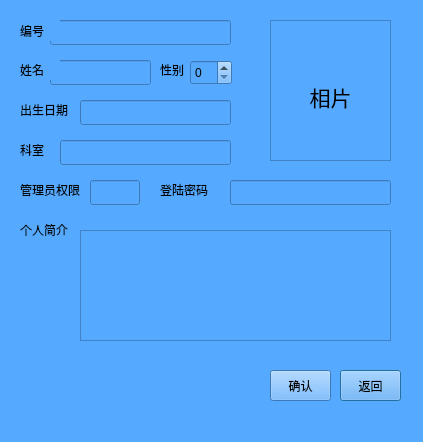
<?xml version="1.0" encoding="UTF-8"?>
<ui version="4.0">
 <class>ziliao</class>
 <widget class="QDialog" name="ziliao">
  <property name="geometry">
   <rect>
    <x>0</x>
    <y>0</y>
    <width>423</width>
    <height>442</height>
   </rect>
  </property>
  <property name="windowTitle">
   <string>Dialog</string>
  </property>
  <property name="styleSheet">
   <string notr="true">background-color: rgb(85, 170, 255);</string>
  </property>
  <widget class="QLineEdit" name="lineEdit_2">
   <property name="geometry">
    <rect>
     <x>50</x>
     <y>60</y>
     <width>101</width>
     <height>25</height>
    </rect>
   </property>
  </widget>
  <widget class="QLabel" name="label_7">
   <property name="geometry">
    <rect>
     <x>160</x>
     <y>180</y>
     <width>54</width>
     <height>20</height>
    </rect>
   </property>
   <property name="text">
    <string>登陆密码</string>
   </property>
  </widget>
  <widget class="QLineEdit" name="lineEdit">
   <property name="geometry">
    <rect>
     <x>50</x>
     <y>20</y>
     <width>181</width>
     <height>25</height>
    </rect>
   </property>
  </widget>
  <widget class="QTextEdit" name="textEdit_2">
   <property name="geometry">
    <rect>
     <x>80</x>
     <y>230</y>
     <width>311</width>
     <height>111</height>
    </rect>
   </property>
  </widget>
  <widget class="QLineEdit" name="lineEdit_6">
   <property name="geometry">
    <rect>
     <x>90</x>
     <y>180</y>
     <width>50</width>
     <height>25</height>
    </rect>
   </property>
  </widget>
  <widget class="QLabel" name="label_5">
   <property name="geometry">
    <rect>
     <x>20</x>
     <y>140</y>
     <width>40</width>
     <height>20</height>
    </rect>
   </property>
   <property name="text">
    <string>科室</string>
   </property>
  </widget>
  <widget class="QTextEdit" name="textEdit">
   <property name="geometry">
    <rect>
     <x>270</x>
     <y>20</y>
     <width>121</width>
     <height>141</height>
    </rect>
   </property>
   <property name="html">
    <string>&lt;!DOCTYPE HTML PUBLIC &quot;-//W3C//DTD HTML 4.0//EN&quot; &quot;http://www.w3.org/TR/REC-html40/strict.dtd&quot;&gt;
&lt;html&gt;&lt;head&gt;&lt;meta name=&quot;qrichtext&quot; content=&quot;1&quot; /&gt;&lt;style type=&quot;text/css&quot;&gt;
p, li { white-space: pre-wrap; }
&lt;/style&gt;&lt;/head&gt;&lt;body style=&quot; font-family:'SimSun'; font-size:9pt; font-weight:400; font-style:normal;&quot;&gt;
&lt;p align=&quot;center&quot; style=&quot;-qt-paragraph-type:empty; margin-top:0px; margin-bottom:0px; margin-left:0px; margin-right:0px; -qt-block-indent:0; text-indent:0px;&quot;&gt;&lt;br /&gt;&lt;/p&gt;
&lt;p align=&quot;center&quot; style=&quot;-qt-paragraph-type:empty; margin-top:0px; margin-bottom:0px; margin-left:0px; margin-right:0px; -qt-block-indent:0; text-indent:0px;&quot;&gt;&lt;br /&gt;&lt;/p&gt;
&lt;p align=&quot;center&quot; style=&quot;-qt-paragraph-type:empty; margin-top:0px; margin-bottom:0px; margin-left:0px; margin-right:0px; -qt-block-indent:0; text-indent:0px;&quot;&gt;&lt;br /&gt;&lt;/p&gt;
&lt;p align=&quot;center&quot; style=&quot;-qt-paragraph-type:empty; margin-top:0px; margin-bottom:0px; margin-left:0px; margin-right:0px; -qt-block-indent:0; text-indent:0px;&quot;&gt;&lt;br /&gt;&lt;/p&gt;
&lt;p align=&quot;center&quot; style=&quot; margin-top:0px; margin-bottom:0px; margin-left:0px; margin-right:0px; -qt-block-indent:0; text-indent:0px;&quot;&gt;&lt;span style=&quot; font-size:16pt;&quot;&gt;相片&lt;/span&gt;&lt;/p&gt;
&lt;p align=&quot;center&quot; style=&quot;-qt-paragraph-type:empty; margin-top:0px; margin-bottom:0px; margin-left:0px; margin-right:0px; -qt-block-indent:0; text-indent:0px;&quot;&gt;&lt;br /&gt;&lt;/p&gt;&lt;/body&gt;&lt;/html&gt;</string>
   </property>
  </widget>
  <widget class="QLineEdit" name="lineEdit_4">
   <property name="geometry">
    <rect>
     <x>80</x>
     <y>100</y>
     <width>151</width>
     <height>25</height>
    </rect>
   </property>
  </widget>
  <widget class="QLabel" name="label">
   <property name="geometry">
    <rect>
     <x>20</x>
     <y>20</y>
     <width>40</width>
     <height>21</height>
    </rect>
   </property>
   <property name="text">
    <string>编号</string>
   </property>
  </widget>
  <widget class="QLabel" name="label_8">
   <property name="geometry">
    <rect>
     <x>20</x>
     <y>220</y>
     <width>54</width>
     <height>20</height>
    </rect>
   </property>
   <property name="text">
    <string>个人简介</string>
   </property>
  </widget>
  <widget class="QLabel" name="label_2">
   <property name="geometry">
    <rect>
     <x>20</x>
     <y>60</y>
     <width>40</width>
     <height>20</height>
    </rect>
   </property>
   <property name="text">
    <string>姓名</string>
   </property>
  </widget>
  <widget class="QSpinBox" name="spinBox">
   <property name="geometry">
    <rect>
     <x>190</x>
     <y>60</y>
     <width>42</width>
     <height>25</height>
    </rect>
   </property>
  </widget>
  <widget class="QLineEdit" name="lineEdit_5">
   <property name="geometry">
    <rect>
     <x>60</x>
     <y>140</y>
     <width>171</width>
     <height>25</height>
    </rect>
   </property>
  </widget>
  <widget class="QLabel" name="label_6">
   <property name="geometry">
    <rect>
     <x>20</x>
     <y>180</y>
     <width>65</width>
     <height>20</height>
    </rect>
   </property>
   <property name="text">
    <string>管理员权限</string>
   </property>
  </widget>
  <widget class="QLineEdit" name="lineEdit_7">
   <property name="geometry">
    <rect>
     <x>230</x>
     <y>180</y>
     <width>161</width>
     <height>25</height>
    </rect>
   </property>
  </widget>
  <widget class="QLabel" name="label_3">
   <property name="geometry">
    <rect>
     <x>160</x>
     <y>60</y>
     <width>30</width>
     <height>20</height>
    </rect>
   </property>
   <property name="text">
    <string>性别</string>
   </property>
  </widget>
  <widget class="QLabel" name="label_4">
   <property name="geometry">
    <rect>
     <x>20</x>
     <y>100</y>
     <width>50</width>
     <height>20</height>
    </rect>
   </property>
   <property name="text">
    <string>出生日期</string>
   </property>
  </widget>
  <widget class="QPushButton" name="zl_fanhui">
   <property name="geometry">
    <rect>
     <x>340</x>
     <y>370</y>
     <width>61</width>
     <height>31</height>
    </rect>
   </property>
   <property name="text">
    <string>返回</string>
   </property>
  </widget>
  <widget class="QPushButton" name="zl_queren">
   <property name="geometry">
    <rect>
     <x>270</x>
     <y>370</y>
     <width>61</width>
     <height>31</height>
    </rect>
   </property>
   <property name="text">
    <string>确认</string>
   </property>
  </widget>
 </widget>
 <resources/>
 <connections/>
</ui>
